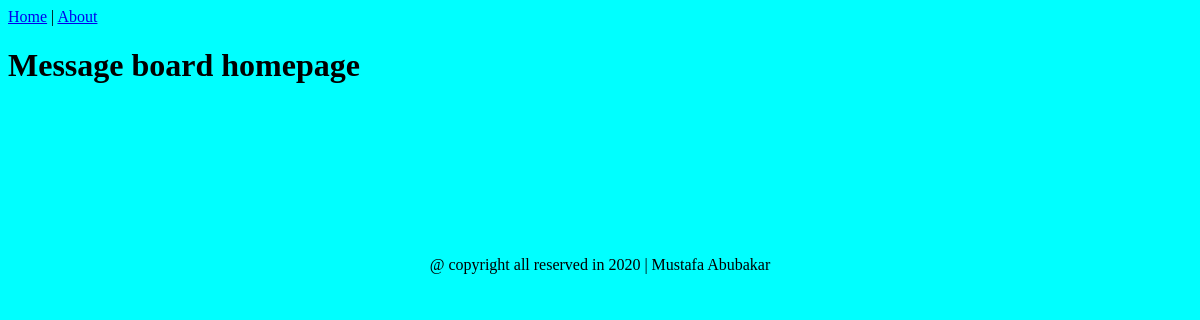
Before: / with the older database file.
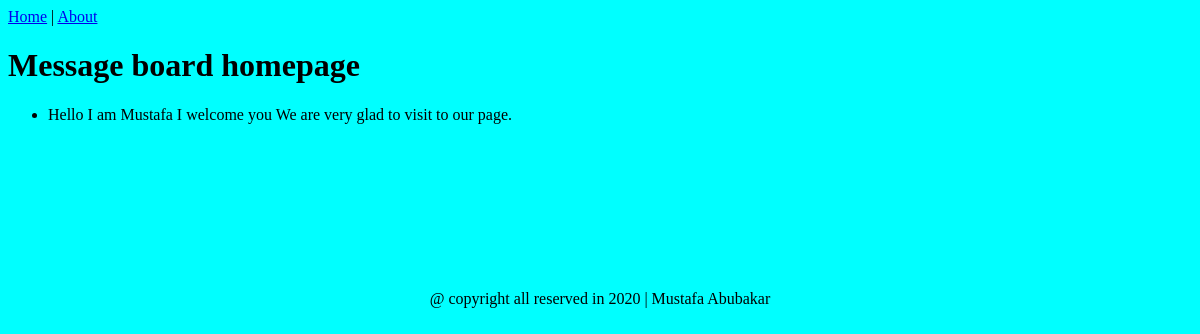
After: the same page with the newer database file.
### pages/models.py (models this page shows, shortened)
class Post(models.Model):
    text = models.TextField()

### pages/views.py (the view)
# urls.py: path('', HomePageView.as_view(), name='home'),
class HomePageView(ListView):
    model = Post
    template_name = 'home.html'
    context_object_name = 'all_posts_list'

### pages/templates/home.html
{% extends 'base.html' %}
{% block content %}
<h1>Message board homepage</h1>
<ul>
    {% for post in object_list %}
    <li>{{ post.text }}</li>
    {% endfor %}
</ul>
{% endblock content%}

### pages/templates/base.html (shortened to what this page needs)
<!DOCTYPE html>
<html lang="en">
<head>
</head>
<body style="background-color: aqua;">
    <header>
        <a href="{% url 'home' %}">Home</a> | <a href="{% url 'about' %}">About</a>
    </header>
    {% block content%}
    {% endblock content%}
    <p style="text-align: center; padding:150px;">@ copyright all reserved in 2020 | Mustafa Abubakar</p>
</body>
</html>

Changed rows visible on the page:
added Post: text "Hello I am Mustafa I welcome you We are very glad to visit to our page."
